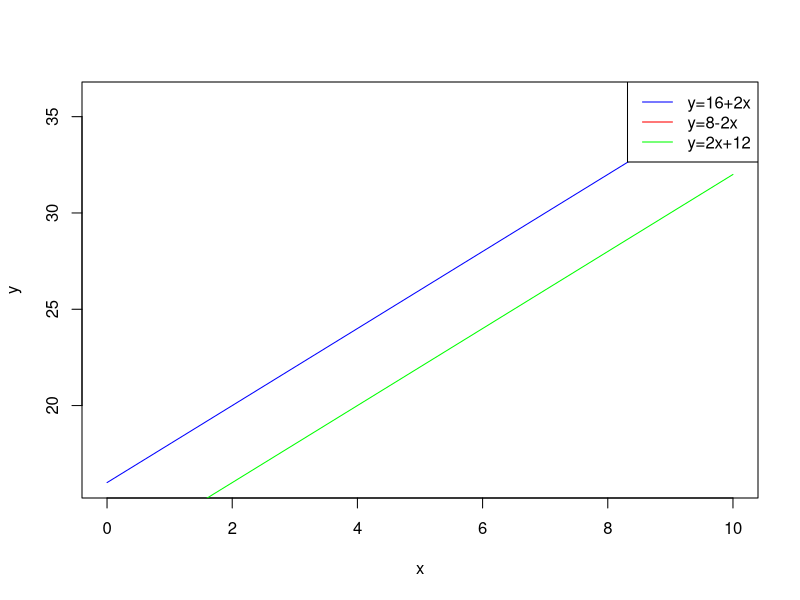

Source code (R):
## ---- chunk 1
knitr::opts_chunk$set(echo = FALSE, warning = FALSE)
## ---- chunk 2
curve(16 + 2*x, from=0, to=10, col="blue", xlab="x", ylab="y")
curve(8 - 2*x, from=0, to=10, col="red", add=TRUE)
curve(2*x + 12, from=0, to=10, col="green", add=TRUE)
legend("topright", legend=c("y=16+2x", "y=8-2x", "y=2x+12"), col=c("blue", "red", "green"), lty=1)
